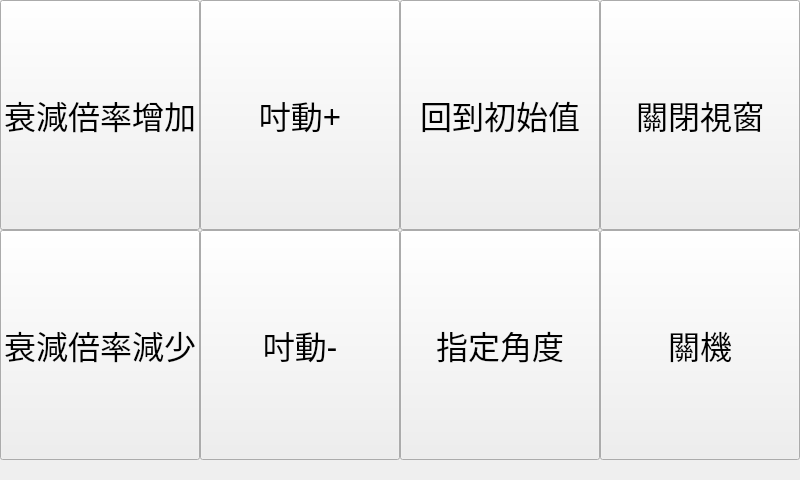
<?xml version="1.0" encoding="UTF-8"?>
<ui version="4.0">
 <class>MainWindow</class>
 <widget class="QMainWindow" name="MainWindow">
  <property name="geometry">
   <rect>
    <x>0</x>
    <y>0</y>
    <width>800</width>
    <height>480</height>
   </rect>
  </property>
  <property name="sizePolicy">
   <sizepolicy hsizetype="Expanding" vsizetype="Expanding">
    <horstretch>0</horstretch>
    <verstretch>0</verstretch>
   </sizepolicy>
  </property>
  <property name="maximumSize">
   <size>
    <width>800</width>
    <height>480</height>
   </size>
  </property>
  <property name="cursor">
   <cursorShape>BlankCursor</cursorShape>
  </property>
  <property name="windowTitle">
   <string>圖形化控制界面</string>
  </property>
  <widget class="QWidget" name="centralwidget">
   <property name="sizePolicy">
    <sizepolicy hsizetype="Expanding" vsizetype="Expanding">
     <horstretch>0</horstretch>
     <verstretch>0</verstretch>
    </sizepolicy>
   </property>
   <widget class="QPushButton" name="shutdown">
    <property name="geometry">
     <rect>
      <x>600</x>
      <y>230</y>
      <width>200</width>
      <height>230</height>
     </rect>
    </property>
    <property name="sizePolicy">
     <sizepolicy hsizetype="Expanding" vsizetype="Expanding">
      <horstretch>0</horstretch>
      <verstretch>0</verstretch>
     </sizepolicy>
    </property>
    <property name="font">
     <font>
      <family>蘋方-繁</family>
      <pointsize>24</pointsize>
     </font>
    </property>
    <property name="text">
     <string>關機</string>
    </property>
   </widget>
   <widget class="QPushButton" name="initial">
    <property name="geometry">
     <rect>
      <x>400</x>
      <y>0</y>
      <width>200</width>
      <height>230</height>
     </rect>
    </property>
    <property name="sizePolicy">
     <sizepolicy hsizetype="Expanding" vsizetype="Expanding">
      <horstretch>0</horstretch>
      <verstretch>0</verstretch>
     </sizepolicy>
    </property>
    <property name="font">
     <font>
      <family>蘋方-繁</family>
      <pointsize>24</pointsize>
     </font>
    </property>
    <property name="text">
     <string>回到初始值</string>
    </property>
   </widget>
   <widget class="QPushButton" name="user">
    <property name="geometry">
     <rect>
      <x>400</x>
      <y>230</y>
      <width>200</width>
      <height>230</height>
     </rect>
    </property>
    <property name="sizePolicy">
     <sizepolicy hsizetype="Expanding" vsizetype="Expanding">
      <horstretch>0</horstretch>
      <verstretch>0</verstretch>
     </sizepolicy>
    </property>
    <property name="font">
     <font>
      <family>蘋方-繁</family>
      <pointsize>24</pointsize>
      <weight>50</weight>
      <bold>false</bold>
     </font>
    </property>
    <property name="text">
     <string>指定角度</string>
    </property>
   </widget>
   <widget class="QPushButton" name="stop">
    <property name="geometry">
     <rect>
      <x>600</x>
      <y>0</y>
      <width>200</width>
      <height>230</height>
     </rect>
    </property>
    <property name="sizePolicy">
     <sizepolicy hsizetype="Expanding" vsizetype="Expanding">
      <horstretch>0</horstretch>
      <verstretch>0</verstretch>
     </sizepolicy>
    </property>
    <property name="font">
     <font>
      <family>蘋方-繁</family>
      <pointsize>24</pointsize>
     </font>
    </property>
    <property name="text">
     <string>關閉視窗</string>
    </property>
   </widget>
   <widget class="QPushButton" name="sub_move">
    <property name="geometry">
     <rect>
      <x>200</x>
      <y>230</y>
      <width>200</width>
      <height>230</height>
     </rect>
    </property>
    <property name="sizePolicy">
     <sizepolicy hsizetype="Expanding" vsizetype="Expanding">
      <horstretch>0</horstretch>
      <verstretch>0</verstretch>
     </sizepolicy>
    </property>
    <property name="font">
     <font>
      <family>蘋方-繁</family>
      <pointsize>24</pointsize>
     </font>
    </property>
    <property name="text">
     <string>吋動-</string>
    </property>
   </widget>
   <widget class="QPushButton" name="add_move">
    <property name="geometry">
     <rect>
      <x>200</x>
      <y>0</y>
      <width>200</width>
      <height>230</height>
     </rect>
    </property>
    <property name="sizePolicy">
     <sizepolicy hsizetype="Expanding" vsizetype="Expanding">
      <horstretch>0</horstretch>
      <verstretch>0</verstretch>
     </sizepolicy>
    </property>
    <property name="font">
     <font>
      <family>蘋方-繁</family>
      <pointsize>24</pointsize>
     </font>
    </property>
    <property name="text">
     <string>吋動+</string>
    </property>
   </widget>
   <widget class="QPushButton" name="add_decade">
    <property name="geometry">
     <rect>
      <x>0</x>
      <y>0</y>
      <width>200</width>
      <height>230</height>
     </rect>
    </property>
    <property name="sizePolicy">
     <sizepolicy hsizetype="Expanding" vsizetype="Expanding">
      <horstretch>0</horstretch>
      <verstretch>0</verstretch>
     </sizepolicy>
    </property>
    <property name="font">
     <font>
      <family>蘋方-繁</family>
      <pointsize>24</pointsize>
     </font>
    </property>
    <property name="text">
     <string>衰減倍率增加</string>
    </property>
   </widget>
   <widget class="QPushButton" name="sub_decade">
    <property name="geometry">
     <rect>
      <x>0</x>
      <y>230</y>
      <width>200</width>
      <height>230</height>
     </rect>
    </property>
    <property name="sizePolicy">
     <sizepolicy hsizetype="Expanding" vsizetype="Expanding">
      <horstretch>0</horstretch>
      <verstretch>0</verstretch>
     </sizepolicy>
    </property>
    <property name="font">
     <font>
      <family>蘋方-繁</family>
      <pointsize>24</pointsize>
     </font>
    </property>
    <property name="text">
     <string>衰減倍率減少</string>
    </property>
   </widget>
  </widget>
  <widget class="QMenuBar" name="menubar">
   <property name="geometry">
    <rect>
     <x>0</x>
     <y>0</y>
     <width>800</width>
     <height>34</height>
    </rect>
   </property>
  </widget>
 </widget>
 <resources/>
 <connections/>
</ui>
